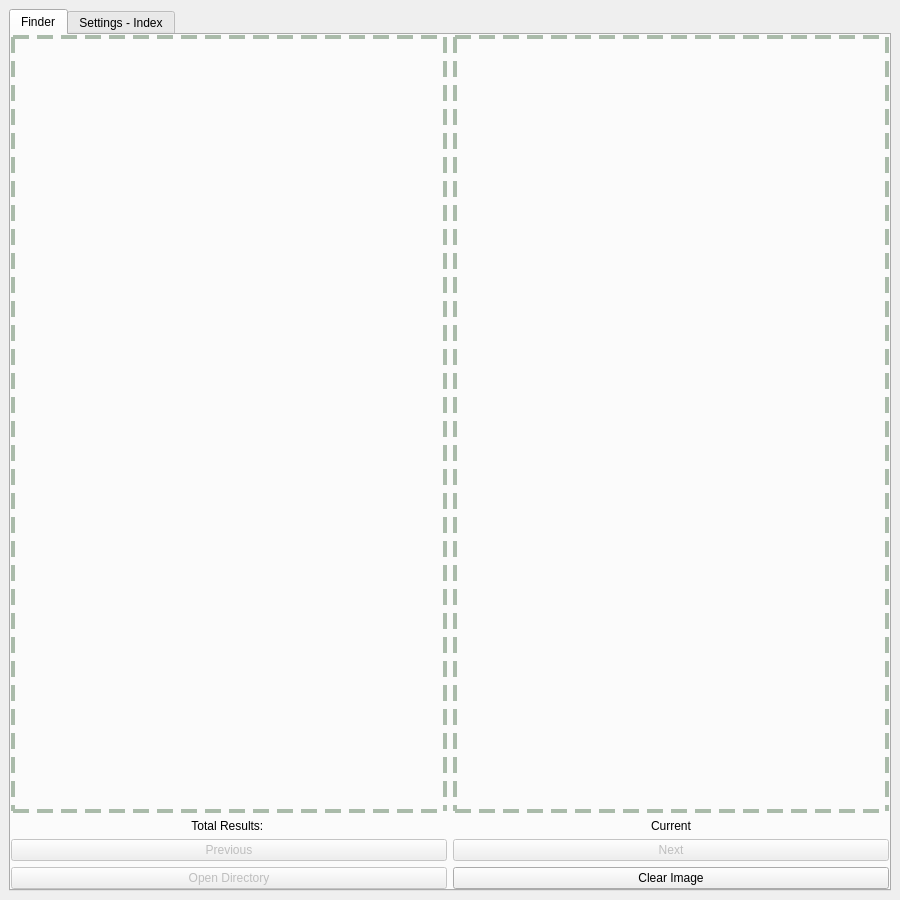
<?xml version="1.0" encoding="UTF-8"?>
<ui version="4.0">
 <class>Offline</class>
 <widget class="QMainWindow" name="Offline">
  <property name="geometry">
   <rect>
    <x>0</x>
    <y>0</y>
    <width>900</width>
    <height>900</height>
   </rect>
  </property>
  <property name="acceptDrops">
   <bool>true</bool>
  </property>
  <property name="windowTitle">
   <string>Offline Reverse Image Search</string>
  </property>
  <widget class="QWidget" name="centralwidget">
   <property name="acceptDrops">
    <bool>true</bool>
   </property>
   <layout class="QGridLayout" name="gridLayout_4">
    <item row="0" column="0">
     <widget class="QTabWidget" name="tabWidget">
      <property name="enabled">
       <bool>true</bool>
      </property>
      <property name="acceptDrops">
       <bool>true</bool>
      </property>
      <property name="styleSheet">
       <string notr="true"/>
      </property>
      <property name="currentIndex">
       <number>0</number>
      </property>
      <widget class="QWidget" name="tab1">
       <property name="acceptDrops">
        <bool>true</bool>
       </property>
       <property name="whatsThis">
        <string notr="true"/>
       </property>
       <attribute name="title">
        <string>Finder</string>
       </attribute>
       <layout class="QGridLayout" name="gridLayout_3">
        <property name="leftMargin">
         <number>0</number>
        </property>
        <property name="topMargin">
         <number>0</number>
        </property>
        <property name="rightMargin">
         <number>0</number>
        </property>
        <property name="bottomMargin">
         <number>0</number>
        </property>
        <item row="0" column="0">
         <layout class="QGridLayout" name="gridLayout" rowstretch="1,0,0,0">
          <property name="leftMargin">
           <number>0</number>
          </property>
          <property name="bottomMargin">
           <number>0</number>
          </property>
          <property name="spacing">
           <number>6</number>
          </property>
          <item row="3" column="1">
           <widget class="QPushButton" name="btnimgclr">
            <property name="enabled">
             <bool>true</bool>
            </property>
            <property name="text">
             <string>Clear Image</string>
            </property>
           </widget>
          </item>
          <item row="2" column="1">
           <widget class="QPushButton" name="btnnxt">
            <property name="enabled">
             <bool>false</bool>
            </property>
            <property name="text">
             <string>Next</string>
            </property>
           </widget>
          </item>
          <item row="1" column="1">
           <widget class="QLabel" name="labelcurrent">
            <property name="text">
             <string>Current</string>
            </property>
            <property name="alignment">
             <set>Qt::AlignCenter</set>
            </property>
           </widget>
          </item>
          <item row="2" column="0">
           <widget class="QPushButton" name="btnprev">
            <property name="enabled">
             <bool>false</bool>
            </property>
            <property name="text">
             <string>Previous</string>
            </property>
           </widget>
          </item>
          <item row="0" column="1">
           <widget class="QLabel" name="photoViewer">
            <property name="minimumSize">
             <size>
              <width>1</width>
              <height>1</height>
             </size>
            </property>
            <property name="acceptDrops">
             <bool>true</bool>
            </property>
            <property name="styleSheet">
             <string notr="true">QLabel{
                border: 4px dashed #aba
}</string>
            </property>
            <property name="text">
             <string/>
            </property>
            <property name="scaledContents">
             <bool>false</bool>
            </property>
            <property name="alignment">
             <set>Qt::AlignCenter</set>
            </property>
           </widget>
          </item>
          <item row="3" column="0">
           <widget class="QPushButton" name="btnopen">
            <property name="enabled">
             <bool>false</bool>
            </property>
            <property name="text">
             <string>Open Directory</string>
            </property>
           </widget>
          </item>
          <item row="1" column="0">
           <widget class="QLabel" name="labelresult">
            <property name="text">
             <string>Total Results: </string>
            </property>
            <property name="alignment">
             <set>Qt::AlignCenter</set>
            </property>
           </widget>
          </item>
          <item row="0" column="0">
           <widget class="QLabel" name="photoMain">
            <property name="minimumSize">
             <size>
              <width>1</width>
              <height>1</height>
             </size>
            </property>
            <property name="acceptDrops">
             <bool>true</bool>
            </property>
            <property name="styleSheet">
             <string notr="true">QLabel{
                border: 4px dashed #aba
}</string>
            </property>
            <property name="text">
             <string/>
            </property>
            <property name="scaledContents">
             <bool>false</bool>
            </property>
            <property name="alignment">
             <set>Qt::AlignCenter</set>
            </property>
           </widget>
          </item>
         </layout>
        </item>
       </layout>
      </widget>
      <widget class="QWidget" name="tab2">
       <attribute name="title">
        <string>Settings - Index</string>
       </attribute>
       <widget class="QPushButton" name="SaveSettingsbtn">
        <property name="geometry">
         <rect>
          <x>680</x>
          <y>50</y>
          <width>181</width>
          <height>71</height>
         </rect>
        </property>
        <property name="text">
         <string>Save Settings</string>
        </property>
       </widget>
       <widget class="QLabel" name="label_5">
        <property name="geometry">
         <rect>
          <x>10</x>
          <y>50</y>
          <width>81</width>
          <height>21</height>
         </rect>
        </property>
        <property name="text">
         <string>Tree Directory</string>
        </property>
       </widget>
       <widget class="QLineEdit" name="VPTreeDir">
        <property name="geometry">
         <rect>
          <x>100</x>
          <y>50</y>
          <width>381</width>
          <height>22</height>
         </rect>
        </property>
       </widget>
       <widget class="QLabel" name="label_6">
        <property name="geometry">
         <rect>
          <x>10</x>
          <y>80</y>
          <width>81</width>
          <height>21</height>
         </rect>
        </property>
        <property name="text">
         <string>Hash Directory</string>
        </property>
       </widget>
       <widget class="QLineEdit" name="HashDir">
        <property name="geometry">
         <rect>
          <x>100</x>
          <y>80</y>
          <width>381</width>
          <height>22</height>
         </rect>
        </property>
       </widget>
       <widget class="QColumnView" name="columnView">
        <property name="geometry">
         <rect>
          <x>1000</x>
          <y>430</y>
          <width>256</width>
          <height>192</height>
         </rect>
        </property>
       </widget>
       <widget class="QLabel" name="label_7">
        <property name="geometry">
         <rect>
          <x>10</x>
          <y>210</y>
          <width>81</width>
          <height>21</height>
         </rect>
        </property>
        <property name="text">
         <string>Index Directory</string>
        </property>
       </widget>
       <widget class="QPushButton" name="SelectFolderbtn">
        <property name="geometry">
         <rect>
          <x>10</x>
          <y>230</y>
          <width>75</width>
          <height>23</height>
         </rect>
        </property>
        <property name="text">
         <string>Select Folder</string>
        </property>
       </widget>
       <widget class="QLineEdit" name="IndexDir">
        <property name="geometry">
         <rect>
          <x>100</x>
          <y>210</y>
          <width>381</width>
          <height>22</height>
         </rect>
        </property>
       </widget>
       <widget class="QPushButton" name="IndexGobtn">
        <property name="geometry">
         <rect>
          <x>180</x>
          <y>310</y>
          <width>75</width>
          <height>23</height>
         </rect>
        </property>
        <property name="text">
         <string>Go</string>
        </property>
       </widget>
       <widget class="QLabel" name="IndexStatus">
        <property name="geometry">
         <rect>
          <x>140</x>
          <y>240</y>
          <width>631</width>
          <height>51</height>
         </rect>
        </property>
        <property name="font">
         <font>
          <pointsize>14</pointsize>
         </font>
        </property>
        <property name="text">
         <string/>
        </property>
       </widget>
       <widget class="QLabel" name="label">
        <property name="geometry">
         <rect>
          <x>100</x>
          <y>170</y>
          <width>221</width>
          <height>31</height>
         </rect>
        </property>
        <property name="text">
         <string>Update Index Database</string>
        </property>
       </widget>
       <widget class="QCheckBox" name="PlaySoundCheck">
        <property name="geometry">
         <rect>
          <x>100</x>
          <y>240</y>
          <width>70</width>
          <height>17</height>
         </rect>
        </property>
        <property name="text">
         <string>Sound</string>
        </property>
       </widget>
       <widget class="QLabel" name="label_8">
        <property name="geometry">
         <rect>
          <x>10</x>
          <y>110</y>
          <width>80</width>
          <height>21</height>
         </rect>
        </property>
        <property name="text">
         <string>Search Range</string>
        </property>
       </widget>
       <widget class="QSpinBox" name="SearchRange">
        <property name="geometry">
         <rect>
          <x>100</x>
          <y>110</y>
          <width>42</width>
          <height>22</height>
         </rect>
        </property>
       </widget>
       <widget class="QLabel" name="label_9">
        <property name="geometry">
         <rect>
          <x>150</x>
          <y>110</y>
          <width>191</width>
          <height>21</height>
         </rect>
        </property>
        <property name="text">
         <string>Default: 10 (Works best in most cases)</string>
        </property>
       </widget>
      </widget>
     </widget>
    </item>
   </layout>
  </widget>
 </widget>
 <resources/>
 <connections/>
</ui>
